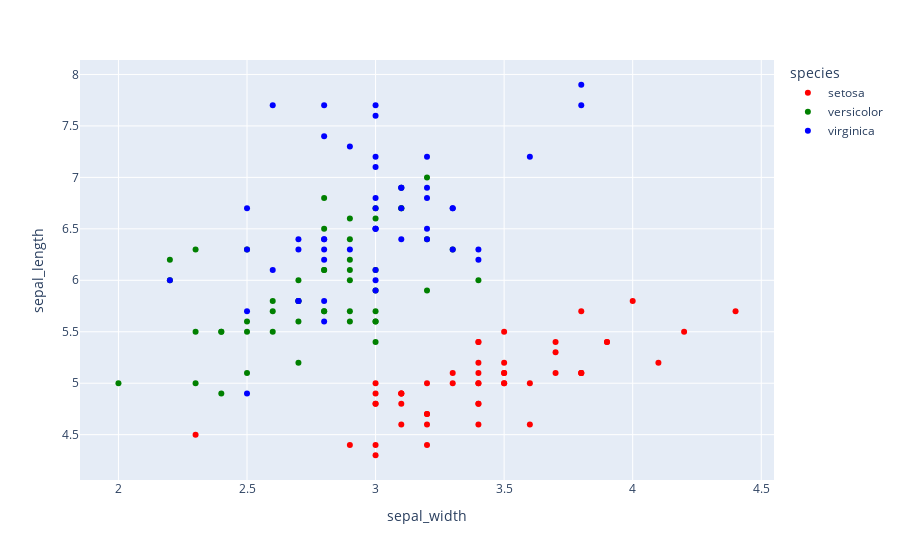

This figure's notebook cell:
### Code cell
import seaborn as sns
#sns.scatterplot(df, x="sepal_width", y="sepal_length", hue="species");
px.scatter(df, x="sepal_width", y="sepal_length"
           , color="species"
           ,color_discrete_map={"setosa":"red", "versicolor":"green", "virginica":"blue"})

### Figure 1 — Plotly figure (JSON) as saved in the notebook; plotly's stock layout.template omitted (floating-point values rounded to 4 significant figures)
{"data": [{"hovertemplate": "species=setosa<br>sepal_width=%{x}<br>sepal_length=%{y}<extra></extra>", "legendgroup": "setosa", "marker": {"color": "red", "symbol": "circle"}, "mode": "markers", "name": "setosa", "orientation": "v", "showlegend": true, "type": "scatter", "x": [3.5, 3.0, 3.2, 3.1, 3.6, 3.9, 3.4, 3.4, 2.9, 3.1, 3.7, 3.4, 3.0, 3.0, 4.0, 4.4, 3.9, 3.5, 3.8, 3.8, 3.4, 3.7, 3.6, 3.3, 3.4, 3.0, 3.4, 3.5, 3.4, 3.2, 3.1, 3.4, 4.1, 4.2, 3.1, 3.2, 3.5, 3.1, 3.0, 3.4, 3.5, 2.3, 3.2, 3.5, 3.8, 3.0, 3.8, 3.2, 3.7, 3.3], "xaxis": "x", "y": [5.1, 4.9, 4.7, 4.6, 5.0, 5.4, 4.6, 5.0, 4.4, 4.9, 5.4, 4.8, 4.8, 4.3, 5.8, 5.7, 5.4, 5.1, 5.7, 5.1, 5.4, 5.1, 4.6, 5.1, 4.8, 5.0, 5.0, 5.2, 5.2, 4.7, 4.8, 5.4, 5.2, 5.5, 4.9, 5.0, 5.5, 4.9, 4.4, 5.1, 5.0, 4.5, 4.4, 5.0, 5.1, 4.8, 5.1, 4.6, 5.3, 5.0], "yaxis": "y"}, {"hovertemplate": "species=versicolor<br>sepal_width=%{x}<br>sepal_length=%{y}<extra></extra>", "legendgroup": "versicolor", "marker": {"color": "green", "symbol": "circle"}, "mode": "markers", "name": "versicolor", "orientation": "v", "showlegend": true, "type": "scatter", "x": [3.2, 3.2, 3.1, 2.3, 2.8, 2.8, 3.3, 2.4, 2.9, 2.7, 2.0, 3.0, 2.2, 2.9, 2.9, 3.1, 3.0, 2.7, 2.2, 2.5, 3.2, 2.8, 2.5, 2.8, 2.9, 3.0, 2.8, 3.0, 2.9, 2.6, 2.4, 2.4, 2.7, 2.7, 3.0, 3.4, 3.1, 2.3, 3.0, 2.5, 2.6, 3.0, 2.6, 2.3, 2.7, 3.0, 2.9, 2.9, 2.5, 2.8], "xaxis": "x", "y": [7.0, 6.4, 6.9, 5.5, 6.5, 5.7, 6.3, 4.9, 6.6, 5.2, 5.0, 5.9, 6.0, 6.1, 5.6, 6.7, 5.6, 5.8, 6.2, 5.6, 5.9, 6.1, 6.3, 6.1, 6.4, 6.6, 6.8, 6.7, 6.0, 5.7, 5.5, 5.5, 5.8, 6.0, 5.4, 6.0, 6.7, 6.3, 5.6, 5.5, 5.5, 6.1, 5.8, 5.0, 5.6, 5.7, 5.7, 6.2, 5.1, 5.7], "yaxis": "y"}, {"hovertemplate": "species=virginica<br>sepal_width=%{x}<br>sepal_length=%{y}<extra></extra>", "legendgroup": "virginica", "marker": {"color": "blue", "symbol": "circle"}, "mode": "markers", "name": "virginica", "orientation": "v", "showlegend": true, "type": "scatter", "x": [3.3, 2.7, 3.0, 2.9, 3.0, 3.0, 2.5, 2.9, 2.5, 3.6, 3.2, 2.7, 3.0, 2.5, 2.8, 3.2, 3.0, 3.8, 2.6, 2.2, 3.2, 2.8, 2.8, 2.7, 3.3, 3.2, 2.8, 3.0, 2.8, 3.0, 2.8, 3.8, 2.8, 2.8, 2.6, 3.0, 3.4, 3.1, 3.0, 3.1, 3.1, 3.1, 2.7, 3.2, 3.3, 3.0, 2.5, 3.0, 3.4, 3.0], "xaxis": "x", "y": [6.3, 5.8, 7.1, 6.3, 6.5, 7.6, 4.9, 7.3, 6.7, 7.2, 6.5, 6.4, 6.8, 5.7, 5.8, 6.4, 6.5, 7.7, 7.7, 6.0, 6.9, 5.6, 7.7, 6.3, 6.7, 7.2, 6.2, 6.1, 6.4, 7.2, 7.4, 7.9, 6.4, 6.3, 6.1, 7.7, 6.3, 6.4, 6.0, 6.9, 6.7, 6.9, 5.8, 6.8, 6.7, 6.7, 6.3, 6.5, 6.2, 5.9], "yaxis": "y"}], "layout": {"legend": {"title": {"text": "species"}, "tracegroupgap": 0}, "margin": {"t": 60}, "xaxis": {"anchor": "y", "domain": [0, 1], "title": {"text": "sepal_width"}}, "yaxis": {"anchor": "x", "domain": [0, 1], "title": {"text": "sepal_length"}}}}
